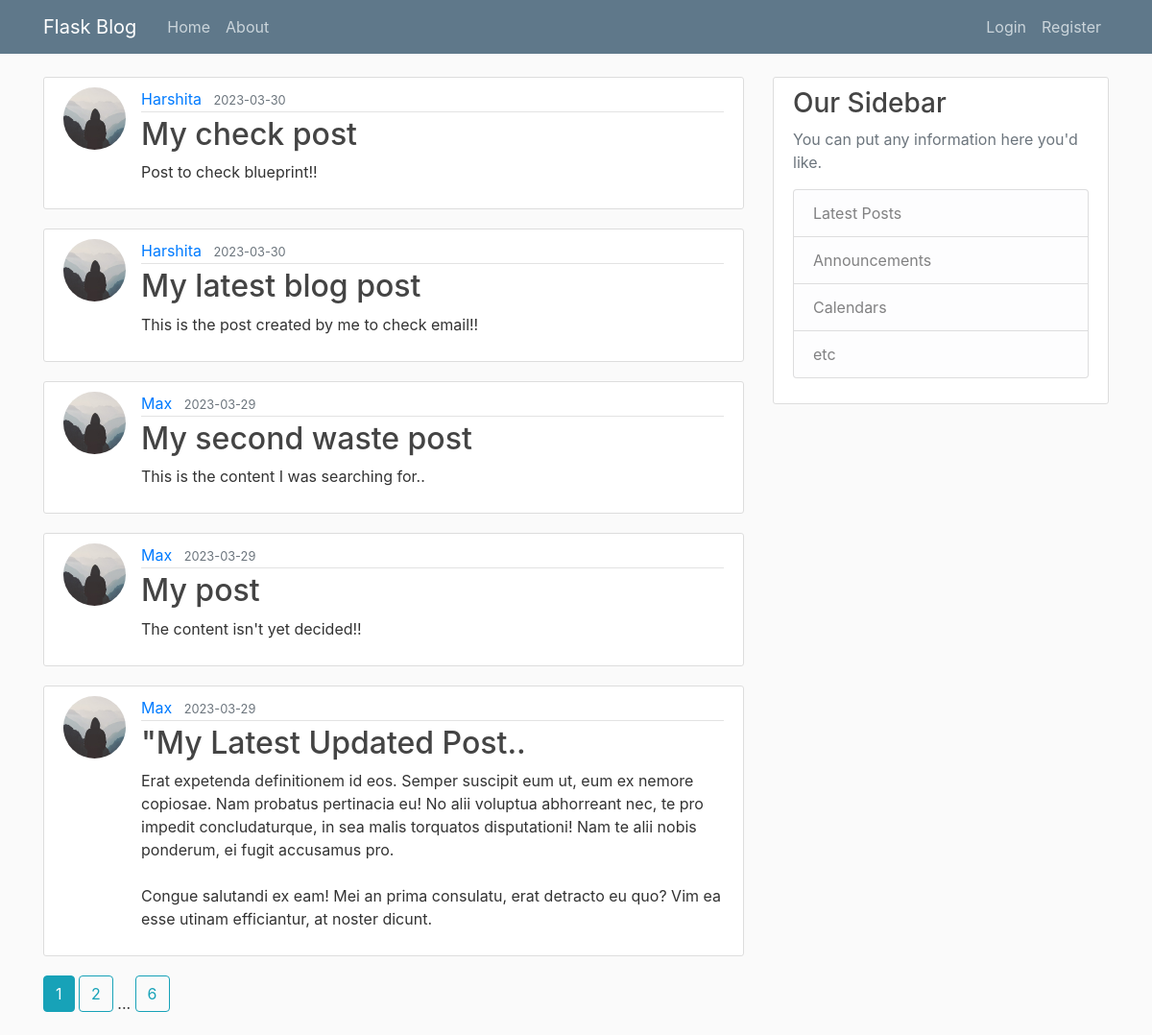
The page /home on the database its author committed.
### flaskblog/models.py (models this page shows, shortened)
class Post(db.Model):
    id = db.Column(db.Integer, primary_key = True)
    title = db.Column(db.String(100), nullable = False)
    date_posted = db.Column(db.DateTime, nullable = False,default = datetime.utcnow)
    content = db.Column(db.Text, nullable = False)
    user_id = db.Column(db.Integer, db.ForeignKey('user.id'), nullable = False)

class User(db.Model, UserMixin):
    id = db.Column(db.Integer, primary_key = True)
    username = db.Column(db.String(20), unique = True, nullable = False)
    email = db.Column(db.String(120), unique = True, nullable = False)
    image_file = db.Column(db.String(20), nullable = False, default = 'default.jpg')
    password = db.Column(db.String(60), nullable = False)
    posts = db.relationship('Post', backref = 'author', lazy = True)

### flaskblog/main/routes.py (the view)
@main.route("/")
@main.route("/home")
def home():
    page = request.args.get('page', 1, type=int)
    posts = Post.query.order_by(Post.date_posted.desc()).paginate(page=page, per_page=5)
    return render_template('home.html', posts=posts)

### flaskblog/templates/home.html
{% extends "layout.html" %}
{% block content %}
    {% for post in posts.items %}
    <article class="media content-section">
      <img class="rounded-circle article-img" src="{{ url_for('static', filename='profile_pics/' + post.author.image_file) }}">
      <div class="media-body">
        <div class="article-metadata">
          <a class="mr-2" href="{{ url_for('users.user_posts', username=post.author.username) }}">{{ post.author.username }}</a>
          <small class="text-muted">{{ post.date_posted.strftime('%Y-%m-%d') }}</small>
        </div>
        <h2><a class="article-title" href="{{ url_for('posts.post', post_id=post.id) }}">{{ post.title }}</a></h2>
        <p class="article-content">{{ post.content }}</p>
      </div>
    </article>
    {% endfor %}
    {% for page_num in posts.iter_pages(left_edge=1, right_edge=1, left_current=1, right_current=1) %}
      {% if page_num %}
        {% if posts.page == page_num %}
          <a class="btn btn-info mb-4" href="{{ url_for('main.home', page=page_num) }}">{{ page_num }}</a>
        {% else %}
          <a class="btn btn-outline-info mb-4" href="{{ url_for('main.home', page=page_num) }}">{{ page_num }}</a>
        {% endif %}
      {% else %}
        ...
      {% endif %}
    {% endfor %}
{% endblock content %}

### flaskblog/templates/layout.html (shortened to what this page needs)
<!DOCTYPE html>
<html lang="en">
  <head>
    <link
      rel="stylesheet"
      href="https://cdn.jsdelivr.net/npm/bootstrap@4.3.1/dist/css/bootstrap.min.css"
    />
    <link rel="stylesheet" type="text/css" href="{{ url_for('static', filename='main.css') }}" />
  </head>
  <body>
    <header class="site-header">
        <nav class="navbar navbar-expand-md navbar-dark bg-steel fixed-top">
          <div class="container">
            <a class="navbar-brand mr-4" href="/">Flask Blog</a>
            <div class="collapse navbar-collapse" id="navbarToggle">
              <div class="navbar-nav mr-auto">
                <a class="nav-item nav-link" href="{{ url_for('main.home') }}">Home</a>
                <a class="nav-item nav-link" href="{{ url_for('main.about') }}">About</a>
              </div>
              <div class="navbar-nav">
                {% if current_user.is_authenticated %}
                  <a class="nav-item nav-link" href="{{ url_for('posts.new_post') }}">New Post</a>
                  <a class="nav-item nav-link" href="{{ url_for('users.user_posts', username=current_user.username) }}">My Posts</a>
                  <a class="nav-item nav-link" href="{{ url_for('users.account') }}">Account</a>
                  <a class="nav-item nav-link" href="{{ url_for('users.logout') }}">Logout</a>
                {% else %}
                  <a class="nav-item nav-link" href="{{ url_for('users.login') }}">Login</a>
                  <a class="nav-item nav-link" href="{{ url_for('users.register') }}">Register</a>
                {% endif %}
              </div>
            </div>
          </div>
        </nav>
    </header>
    <main role="main" class="container">
        <div class="row">
            <div class="col-md-8">
            {% block content %}{% endblock %}
            </div>
            <div class="col-md-4">
            <div class="content-section">
                <h3>Our Sidebar</h3>
                <p class='text-muted'>You can put any information here you'd like.
                <ul class="list-group">
                    <li class="list-group-item list-group-item-light">Latest Posts</li>
                    <li class="list-group-item list-group-item-light">Announcements</li>
                    <li class="list-group-item list-group-item-light">Calendars</li>
                    <li class="list-group-item list-group-item-light">etc</li>
                </ul>
                </p>
            </div>
            </div>
        </div>
    </main>
  </body>
</html>

### flaskblog/static/main.css (style rules this page uses)
body { background: #fafafa; color: #333333; margin-top: 5rem; }
h1, h2, h3, h4, h5, h6 { color: #444444; }
.bg-steel { background-color: #5f788a; }
.site-header .navbar-nav .nav-link { color: #cbd5db; }
.content-section { background: #ffffff; padding: 10px 20px; border: 1px solid #dddddd; border-radius: 3px; margin-bottom: 20px; }
.article-title { color: #444444; }
.article-content { white-space: pre-line; }
.article-img { height: 65px; width: 65px; margin-right: 16px; }
.article-metadata { padding-bottom: 1px; margin-bottom: 4px; border-bottom: 1px solid #e3e3e3; }

### rows shown on the page
Post: image_file (placeholder picture), author.username "Harshita", date_posted "2023-03-30", title "My check post", content "Post to check blueprint!!"
Post: image_file (placeholder picture), author.username "Harshita", date_posted "2023-03-30", title "My latest blog post", content "This is the post created by me to check email!!"
Post: image_file (placeholder picture), author.username "Max", date_posted "2023-03-29", title "My second waste post", content "This is the content I was searching for.."
Post: image_file (placeholder picture), author.username "Max", date_posted "2023-03-29", title "My post", content "The content isn't yet decided!!"
Post: image_file (placeholder picture), author.username "Max", date_posted "2023-03-29", title "\"My Latest Updated Post..", content "Erat expetenda definitionem id eos. Semper suscipit eum ut, eum ex nemore copiosae. Nam probatus pertinacia eu! No alii voluptua abhorreant nec, te pro impedit concludaturque, in sea malis torquatos disputationi! Nam te alii nobis ponderum, ei fugit accusamus pro. Congue salutandi ex eam! Mei an prima consulatu, erat detracto eu quo? Vim ea esse utinam efficiantur, at noster dicunt."

### other values the page prints
{{ page_num }} "1"
{{ page_num }} "2" "6"
